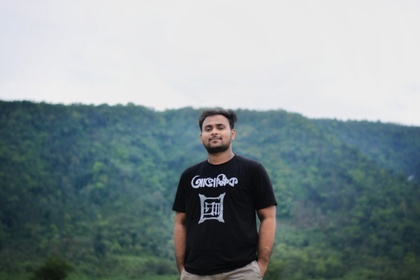
%> input picture assignment-1/input.jpg, 420 x 280 px, shrunk from 2048 x 1365 before the run
$ octave A2_20200104046.m   (GNU Octave 9; MATLAB toolbox functions it lacks are replaced by stand-ins)
%> lines starting %> are read from the running program, lines starting %| are printed output that depends on the picture
I_1 = imread('input.jpg');
%> I_1 is the input picture: size 280x420x3 uint8; mean R, G, B 130.6, 144.2, 146.7

I_1 = rgb2gray(I_1);
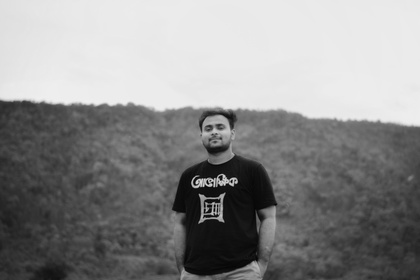
%> I_1: size 280x420 uint8; min 2, max 240, mean 140.4
figure; imshow(I_1);

[row, col] = size(I_1);
%> row = 280; col = 420
I_2 = uint8(zeros(row, col));

for i = 1:row
    for j = 1:col
        I_2(i, j) = I_1(i, col + 1 - j);
    end
end
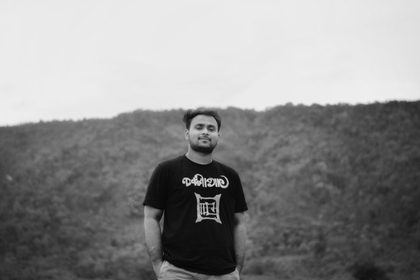
%> I_2: size 280x420 uint8; min 2, max 240, mean 140.4; mean of the top-left, top-right, bottom-left and bottom-right quarters 213.5, 197.7, 76.8, 73.4

figure; imshow(I_2);
%> (the run ends here)
